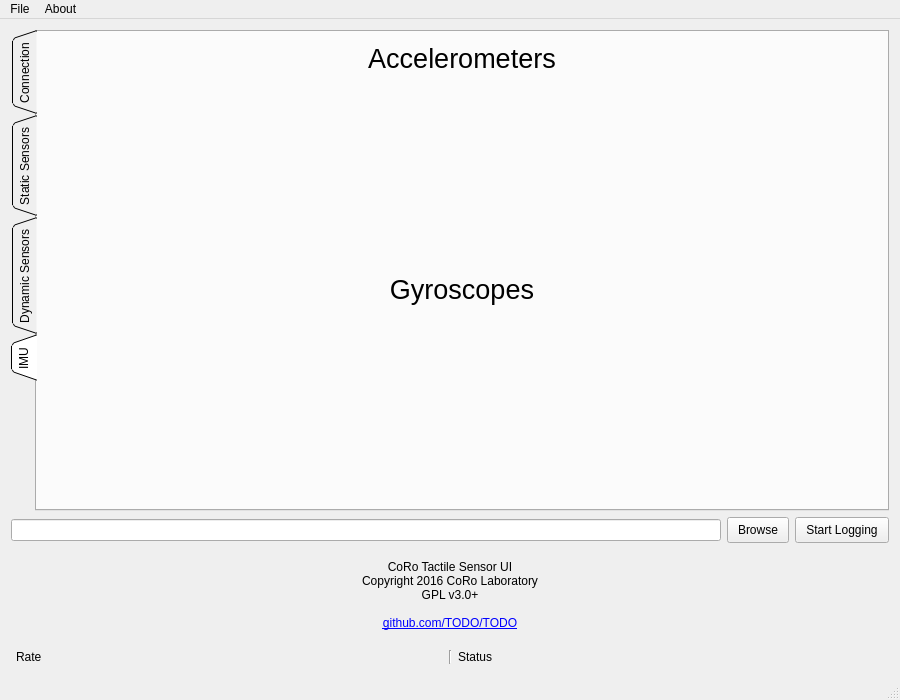
<?xml version="1.0" encoding="UTF-8"?>
<ui version="4.0">
 <class>MainWindow</class>
 <widget class="QMainWindow" name="MainWindow">
  <property name="geometry">
   <rect>
    <x>0</x>
    <y>0</y>
    <width>900</width>
    <height>700</height>
   </rect>
  </property>
  <widget class="QWidget" name="centralWidget">
   <layout class="QGridLayout" name="gridLayout">
    <item row="5" column="0">
     <widget class="QWidget" name="status" native="true">
      <layout class="QHBoxLayout" name="_6">
       <property name="leftMargin">
        <number>5</number>
       </property>
       <property name="topMargin">
        <number>3</number>
       </property>
       <property name="rightMargin">
        <number>5</number>
       </property>
       <property name="bottomMargin">
        <number>3</number>
       </property>
       <item>
        <widget class="QLabel" name="connectionDataRate">
         <property name="text">
          <string>Rate</string>
         </property>
        </widget>
       </item>
       <item>
        <widget class="Line" name="connectionStatusSeparator">
         <property name="orientation">
          <enum>Qt::Vertical</enum>
         </property>
        </widget>
       </item>
       <item>
        <widget class="QLabel" name="connectionStatus">
         <property name="text">
          <string>Status</string>
         </property>
        </widget>
       </item>
      </layout>
     </widget>
    </item>
    <item row="3" column="0">
     <widget class="QWidget" name="about" native="true">
      <layout class="QGridLayout" name="_3">
       <item row="0" column="0">
        <widget class="QLabel" name="label_2">
         <property name="text">
          <string>&lt;html&gt;&lt;head/&gt;&lt;body&gt;&lt;p align=&quot;center&quot;&gt;CoRo Tactile Sensor UI&lt;br/&gt;Copyright 2016 CoRo Laboratory&lt;br/&gt;GPL v3.0+&lt;br/&gt;&lt;br/&gt;&lt;a href=&quot;github.com/TODO/TODO&quot;&gt;&lt;span style=&quot; text-decoration: underline; color:#0000ff;&quot;&gt;github.com/TODO/TODO&lt;/span&gt;&lt;/a&gt;&lt;/p&gt;&lt;/body&gt;&lt;/html&gt;</string>
         </property>
         <property name="textFormat">
          <enum>Qt::RichText</enum>
         </property>
        </widget>
       </item>
      </layout>
     </widget>
    </item>
    <item row="2" column="0">
     <layout class="QHBoxLayout" name="horizontalLayout">
      <item>
       <widget class="QLineEdit" name="logPath"/>
      </item>
      <item>
       <widget class="QPushButton" name="logBrowse">
        <property name="styleSheet">
         <string notr="true">QPushButton {
        padding:5px 10px;
}</string>
        </property>
        <property name="text">
         <string>Browse</string>
        </property>
       </widget>
      </item>
      <item>
       <widget class="QPushButton" name="log">
        <property name="styleSheet">
         <string notr="true">QPushButton {
        padding:5px 10px;
}</string>
        </property>
        <property name="text">
         <string>Start Logging</string>
        </property>
       </widget>
      </item>
     </layout>
    </item>
    <item row="0" column="0">
     <widget class="QTabWidget" name="alltabs">
      <property name="tabPosition">
       <enum>QTabWidget::West</enum>
      </property>
      <property name="tabShape">
       <enum>QTabWidget::Triangular</enum>
      </property>
      <property name="currentIndex">
       <number>3</number>
      </property>
      <widget class="QWidget" name="connection">
       <attribute name="title">
        <string>Connection</string>
       </attribute>
       <layout class="QGridLayout" name="_5">
        <item row="1" column="3">
         <widget class="QPushButton" name="refreshPorts">
          <property name="text">
           <string>Refresh</string>
          </property>
         </widget>
        </item>
        <item row="0" column="2">
         <spacer name="verticalSpacer_3">
          <property name="orientation">
           <enum>Qt::Vertical</enum>
          </property>
          <property name="sizeHint" stdset="0">
           <size>
            <width>20</width>
            <height>40</height>
           </size>
          </property>
         </spacer>
        </item>
        <item row="7" column="2">
         <spacer name="verticalSpacer_2">
          <property name="orientation">
           <enum>Qt::Vertical</enum>
          </property>
          <property name="sizeHint" stdset="0">
           <size>
            <width>20</width>
            <height>40</height>
           </size>
          </property>
         </spacer>
        </item>
        <item row="1" column="2">
         <widget class="QComboBox" name="availablePorts"/>
        </item>
        <item row="1" column="1">
         <widget class="QLabel" name="label">
          <property name="text">
           <string>Available Ports:</string>
          </property>
         </widget>
        </item>
        <item row="1" column="0">
         <spacer name="horizontalSpacer_2">
          <property name="orientation">
           <enum>Qt::Horizontal</enum>
          </property>
          <property name="sizeHint" stdset="0">
           <size>
            <width>40</width>
            <height>20</height>
           </size>
          </property>
         </spacer>
        </item>
        <item row="2" column="2">
         <spacer name="verticalSpacer">
          <property name="orientation">
           <enum>Qt::Vertical</enum>
          </property>
          <property name="sizeHint" stdset="0">
           <size>
            <width>20</width>
            <height>40</height>
           </size>
          </property>
         </spacer>
        </item>
        <item row="3" column="2" rowspan="2">
         <widget class="QPushButton" name="connect">
          <property name="styleSheet">
           <string notr="true">QPushButton {
        padding:20px 40px;
}</string>
          </property>
          <property name="text">
           <string>Connect</string>
          </property>
         </widget>
        </item>
        <item row="5" column="2" colspan="2">
         <widget class="QCheckBox" name="autoconnect">
          <property name="text">
           <string>Autoconnect on Refresh</string>
          </property>
          <property name="checked">
           <bool>true</bool>
          </property>
         </widget>
        </item>
        <item row="1" column="4">
         <spacer name="horizontalSpacer">
          <property name="orientation">
           <enum>Qt::Horizontal</enum>
          </property>
          <property name="sizeHint" stdset="0">
           <size>
            <width>40</width>
            <height>20</height>
           </size>
          </property>
         </spacer>
        </item>
       </layout>
      </widget>
      <widget class="QWidget" name="staticTab">
       <attribute name="title">
        <string>Static Sensors</string>
       </attribute>
       <layout class="QGridLayout" name="gridLayout_3">
        <item row="2" column="1">
         <widget class="QPushButton" name="staticBaselineReset">
          <property name="styleSheet">
           <string notr="true">QPushButton {
        padding:5px 10px;
}</string>
          </property>
          <property name="text">
           <string>Reset Baseline</string>
          </property>
         </widget>
        </item>
        <item row="2" column="0">
         <spacer name="horizontalSpacer_4">
          <property name="orientation">
           <enum>Qt::Horizontal</enum>
          </property>
          <property name="sizeHint" stdset="0">
           <size>
            <width>40</width>
            <height>20</height>
           </size>
          </property>
         </spacer>
        </item>
        <item row="1" column="0" colspan="2">
         <widget class="QWidget" name="widget" native="true">
          <property name="sizePolicy">
           <sizepolicy hsizetype="Preferred" vsizetype="Expanding">
            <horstretch>0</horstretch>
            <verstretch>0</verstretch>
           </sizepolicy>
          </property>
          <layout class="QGridLayout" name="staticGraphsx">
           <property name="leftMargin">
            <number>0</number>
           </property>
           <property name="topMargin">
            <number>0</number>
           </property>
           <property name="rightMargin">
            <number>0</number>
           </property>
           <property name="bottomMargin">
            <number>0</number>
           </property>
           <item row="0" column="0">
            <layout class="QHBoxLayout" name="staticGraphs"/>
           </item>
          </layout>
         </widget>
        </item>
        <item row="0" column="0" colspan="2">
         <widget class="QLabel" name="label_3">
          <property name="sizePolicy">
           <sizepolicy hsizetype="Preferred" vsizetype="Minimum">
            <horstretch>0</horstretch>
            <verstretch>0</verstretch>
           </sizepolicy>
          </property>
          <property name="text">
           <string>&lt;html&gt;&lt;head/&gt;&lt;body&gt;&lt;p align=&quot;center&quot;&gt;&lt;span style=&quot; font-size:20pt;&quot;&gt;Static Tactile Sensors&lt;/span&gt;&lt;/p&gt;&lt;/body&gt;&lt;/html&gt;</string>
          </property>
          <property name="textFormat">
           <enum>Qt::RichText</enum>
          </property>
         </widget>
        </item>
       </layout>
      </widget>
      <widget class="QWidget" name="dynamicTab">
       <attribute name="title">
        <string>Dynamic Sensors</string>
       </attribute>
       <layout class="QGridLayout" name="gridLayout_4">
        <item row="0" column="0">
         <widget class="QLabel" name="label_4">
          <property name="sizePolicy">
           <sizepolicy hsizetype="Preferred" vsizetype="Minimum">
            <horstretch>0</horstretch>
            <verstretch>0</verstretch>
           </sizepolicy>
          </property>
          <property name="text">
           <string>&lt;html&gt;&lt;head/&gt;&lt;body&gt;&lt;p align=&quot;center&quot;&gt;&lt;span style=&quot; font-size:20pt;&quot;&gt;Dynamic Tactile Sensors&lt;/span&gt;&lt;/p&gt;&lt;/body&gt;&lt;/html&gt;</string>
          </property>
          <property name="textFormat">
           <enum>Qt::RichText</enum>
          </property>
         </widget>
        </item>
        <item row="1" column="0">
         <widget class="QWidget" name="widget_2" native="true">
          <property name="sizePolicy">
           <sizepolicy hsizetype="Preferred" vsizetype="Expanding">
            <horstretch>0</horstretch>
            <verstretch>0</verstretch>
           </sizepolicy>
          </property>
          <layout class="QGridLayout" name="gridLayout_2">
           <property name="leftMargin">
            <number>0</number>
           </property>
           <property name="topMargin">
            <number>0</number>
           </property>
           <property name="rightMargin">
            <number>0</number>
           </property>
           <property name="bottomMargin">
            <number>0</number>
           </property>
           <item row="0" column="0">
            <layout class="QGridLayout" name="dynamicGraphs"/>
           </item>
          </layout>
         </widget>
        </item>
       </layout>
      </widget>
      <widget class="QWidget" name="imuTab">
       <attribute name="title">
        <string>IMU</string>
       </attribute>
       <layout class="QGridLayout" name="gridLayout_5">
        <item row="0" column="0">
         <widget class="QLabel" name="label_5">
          <property name="sizePolicy">
           <sizepolicy hsizetype="Preferred" vsizetype="Minimum">
            <horstretch>0</horstretch>
            <verstretch>0</verstretch>
           </sizepolicy>
          </property>
          <property name="text">
           <string>&lt;html&gt;&lt;head/&gt;&lt;body&gt;&lt;p align=&quot;center&quot;&gt;&lt;span style=&quot; font-size:20pt;&quot;&gt;Accelerometers&lt;/span&gt;&lt;/p&gt;&lt;/body&gt;&lt;/html&gt;</string>
          </property>
          <property name="textFormat">
           <enum>Qt::RichText</enum>
          </property>
         </widget>
        </item>
        <item row="1" column="0">
         <widget class="QWidget" name="widget_4" native="true">
          <property name="sizePolicy">
           <sizepolicy hsizetype="Preferred" vsizetype="Expanding">
            <horstretch>0</horstretch>
            <verstretch>0</verstretch>
           </sizepolicy>
          </property>
          <layout class="QGridLayout" name="staticGraphsx_2">
           <property name="leftMargin">
            <number>0</number>
           </property>
           <property name="topMargin">
            <number>0</number>
           </property>
           <property name="rightMargin">
            <number>0</number>
           </property>
           <property name="bottomMargin">
            <number>0</number>
           </property>
           <item row="0" column="0">
            <layout class="QHBoxLayout" name="accelGraphs"/>
           </item>
          </layout>
         </widget>
        </item>
        <item row="3" column="0">
         <widget class="QWidget" name="widget_5" native="true">
          <property name="sizePolicy">
           <sizepolicy hsizetype="Preferred" vsizetype="Expanding">
            <horstretch>0</horstretch>
            <verstretch>0</verstretch>
           </sizepolicy>
          </property>
          <layout class="QGridLayout" name="staticGraphsx_3">
           <property name="leftMargin">
            <number>0</number>
           </property>
           <property name="topMargin">
            <number>0</number>
           </property>
           <property name="rightMargin">
            <number>0</number>
           </property>
           <property name="bottomMargin">
            <number>0</number>
           </property>
           <item row="0" column="0">
            <layout class="QHBoxLayout" name="gyroGraphs"/>
           </item>
          </layout>
         </widget>
        </item>
        <item row="2" column="0">
         <widget class="QLabel" name="label_6">
          <property name="sizePolicy">
           <sizepolicy hsizetype="Preferred" vsizetype="Minimum">
            <horstretch>0</horstretch>
            <verstretch>0</verstretch>
           </sizepolicy>
          </property>
          <property name="text">
           <string>&lt;html&gt;&lt;head/&gt;&lt;body&gt;&lt;p align=&quot;center&quot;&gt;&lt;span style=&quot; font-size:20pt;&quot;&gt;Gyroscopes&lt;/span&gt;&lt;/p&gt;&lt;/body&gt;&lt;/html&gt;</string>
          </property>
          <property name="textFormat">
           <enum>Qt::RichText</enum>
          </property>
         </widget>
        </item>
       </layout>
      </widget>
     </widget>
    </item>
   </layout>
  </widget>
  <widget class="QMenuBar" name="menuBar">
   <property name="geometry">
    <rect>
     <x>0</x>
     <y>0</y>
     <width>900</width>
     <height>21</height>
    </rect>
   </property>
   <widget class="QMenu" name="menuFile">
    <property name="title">
     <string>File</string>
    </property>
    <addaction name="actionQuit"/>
   </widget>
   <widget class="QMenu" name="menuAbout">
    <property name="title">
     <string>About</string>
    </property>
   </widget>
   <addaction name="menuFile"/>
   <addaction name="menuAbout"/>
  </widget>
  <widget class="QStatusBar" name="statusBar"/>
  <action name="actionQuit">
   <property name="text">
    <string>Quit</string>
   </property>
  </action>
 </widget>
 <layoutdefault spacing="6" margin="11"/>
 <resources/>
 <connections>
  <connection>
   <sender>actionQuit</sender>
   <signal>triggered()</signal>
   <receiver>MainWindow</receiver>
   <slot>close()</slot>
   <hints>
    <hint type="sourcelabel">
     <x>-1</x>
     <y>-1</y>
    </hint>
    <hint type="destinationlabel">
     <x>289</x>
     <y>228</y>
    </hint>
   </hints>
  </connection>
 </connections>
</ui>
